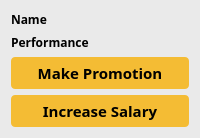
           <widget class="QWidget" name="widget_23" native="true">
            <property name="font">
             <font>
              <family>Segoe UI Semibold</family>
              <pointsize>11</pointsize>
              <weight>75</weight>
              <bold>true</bold>
             </font>
            </property>
            <property name="styleSheet">
             <string notr="true">background-color: #eaeaea;</string>
            </property>
            <layout class="QVBoxLayout" name="verticalLayout_15">
             <item>
              <layout class="QHBoxLayout" name="horizontalLayout_14">
               <item>
                <widget class="QLabel" name="label_38">
                 <property name="font">
                  <font>
                   <family>Segoe UI Semibold</family>
                   <pointsize>9</pointsize>
                   <weight>75</weight>
                   <bold>true</bold>
                  </font>
                 </property>
                 <property name="text">
                  <string>Name</string>
                 </property>
                 <property name="alignment">
                  <set>Qt::AlignLeading|Qt::AlignLeft|Qt::AlignVCenter</set>
                 </property>
                </widget>
               </item>
               <item>
                <widget class="QLabel" name="emp10_name">
                 <property name="font">
                  <font>
                   <family>Segoe UI Semibold</family>
                   <pointsize>9</pointsize>
                   <weight>75</weight>
                   <bold>true</bold>
                  </font>
                 </property>
                 <property name="text">
                  <string/>
                 </property>
                </widget>
               </item>
              </layout>
             </item>
             <item>
              <layout class="QHBoxLayout" name="horizontalLayout_15">
               <item>
                <widget class="QLabel" name="label_40">
                 <property name="font">
                  <font>
                   <family>Segoe UI Semibold</family>
                   <pointsize>9</pointsize>
                   <weight>75</weight>
                   <bold>true</bold>
                  </font>
                 </property>
                 <property name="text">
                  <string>Performance</string>
                 </property>
                 <property name="alignment">
                  <set>Qt::AlignLeading|Qt::AlignLeft|Qt::AlignVCenter</set>
                 </property>
                </widget>
               </item>
               <item>
                <widget class="QLabel" name="emp10_per">
                 <property name="font">
                  <font>
                   <family>Segoe UI Semibold</family>
                   <pointsize>9</pointsize>
                   <weight>75</weight>
                   <bold>true</bold>
                  </font>
                 </property>
                 <property name="text">
                  <string/>
                 </property>
                </widget>
               </item>
              </layout>
             </item>
             <item>
              <widget class="QPushButton" name="pushButton_21">
               <property name="font">
                <font>
                 <family>Segoe UI Semibold</family>
                 <pointsize>-1</pointsize>
                 <weight>75</weight>
                 <bold>true</bold>
                 <underline>false</underline>
                 <strikeout>false</strikeout>
                </font>
               </property>
               <property name="styleSheet">
                <string notr="true">background-color: #f4bc34; /* Green */
  width: 100%;
  border: none;
  color: black;
  padding: 5px;
  text-align: center;
  text-decoration: none;
  font-size: 15px;
	border-radius: 4px;</string>
               </property>
               <property name="text">
                <string>Make Promotion</string>
               </property>
              </widget>
             </item>
             <item>
              <widget class="QPushButton" name="pushButton_22">
               <property name="font">
                <font>
                 <family>Segoe UI Semibold</family>
                 <pointsize>-1</pointsize>
                 <weight>75</weight>
                 <bold>true</bold>
                 <underline>false</underline>
                 <strikeout>false</strikeout>
                </font>
               </property>
               <property name="styleSheet">
                <string notr="true">background-color: #f4bc34; /* Green */
  width: 100%;
  border: none;
  color: black;
  padding: 5px;
  text-align: center;
  text-decoration: none;
  font-size: 15px;
	border-radius: 4px;</string>
               </property>
               <property name="text">
                <string>Increase Salary</string>
               </property>
              </widget>
             </item>
            </layout>
           </widget>
